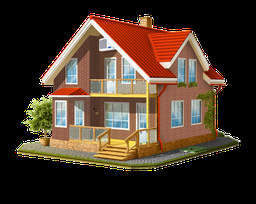
#> input picture house.png, 256 x 204 px, shrunk from 812 x 646 before the run
$ python CM1_no_async.py
#> lines starting #> are read from the running program, lines starting #| are printed output that depends on the picture
import time
import cv2
import numpy

ERROSION = 0
DILATION = 1
GAMMA4 = numpy.array([[0,0],[1,0],[-1,0],[0,1],[0,-1]])
GAMMA8 = numpy.array([[0,0],[1,0],[-1,0],[0,1],[0,-1],[1,1],[-1,-1],[1,-1],[-1,1]])

def main():
    # Load an image
    image = cv2.imread('house.png')
#> image is the input picture: shape (204, 256, 3); mean B, G, R 40.1, 54.6, 71.1
    cv2.imshow('Image', image)
    cv2.waitKey(0)

    # Turn the image to gray scale
    gray_image = cv2.cvtColor(image, cv2.COLOR_BGR2GRAY)
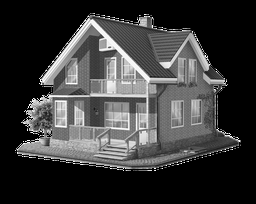
#> gray_image: shape (204, 256); min 0, max 255, mean 57.9
    cv2.imshow('Gray Image', gray_image)
    cv2.waitKey(0)

    print(f"started at {time.strftime('%X')}")
    gradient_image = morphological_gradient(gray_image)
    print(f"finished at {time.strftime('%X')}")
    cv2.imshow('Gradient Image', gradient_image)
    # gradient_image2 = morphological_gradient(gradient_image)          # Less sharp image
    # cv2.imshow('Gradient Image2', gradient_image2)
    cv2.waitKey(0)
    cv2.destroyAllWindows()

def erosion(image,neighbors):
    print("starting erosion")
    (rows, cols) = image.shape
#> rows = 204; cols = 256
    eroded_image = numpy.empty_like(image)

    for i in range(rows):
        for j in range(cols):
            n = visit_neighbors(image, [i,j], neighbors, ERROSION)
            eroded_image[i][j] = min(n)
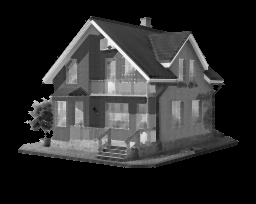
#> eroded_image: shape (204, 256); min 0, max 245, mean 44.6
    print("ending erosion")
    return eroded_image

def dilation(image,neighbors):
    print("starting dilation")
    rows, cols = image.shape
#> rows = 204; cols = 256
    dilated_image = numpy.empty_like(image)

    for i in range(rows):
        for j in range(cols):
            n = visit_neighbors(image, [i,j], -neighbors, DILATION)
            dilated_image[i][j] = max(n)
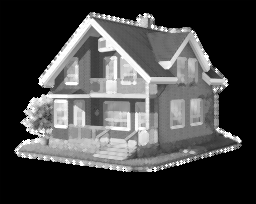
#> dilated_image: shape (204, 256); min 0, max 255, mean 72.9
    print("ending dilation")
    return dilated_image

def morphological_gradient(image):
    erroded = erosion(image,GAMMA4)
    dilated = dilation(image,GAMMA4)
    return dilated - erroded
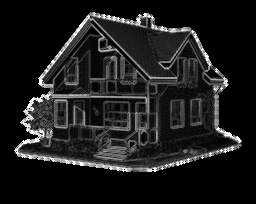
#> returned value: shape (204, 256); min 0, max 255, mean 28.3

def visit_neighbors(image, origin, neighbors, default):
    res = []
    for n in neighbors:
        i,j = [a + b for a, b in zip(origin, n)]
        if (i<0 or j<0 or i>=image.shape[0] or j>=image.shape[1]): res.append(default==DILATION)
        elif image[i][j] not in res: res.append(image[i][j])
    return res


if __name__ == "__main__":
    main()
